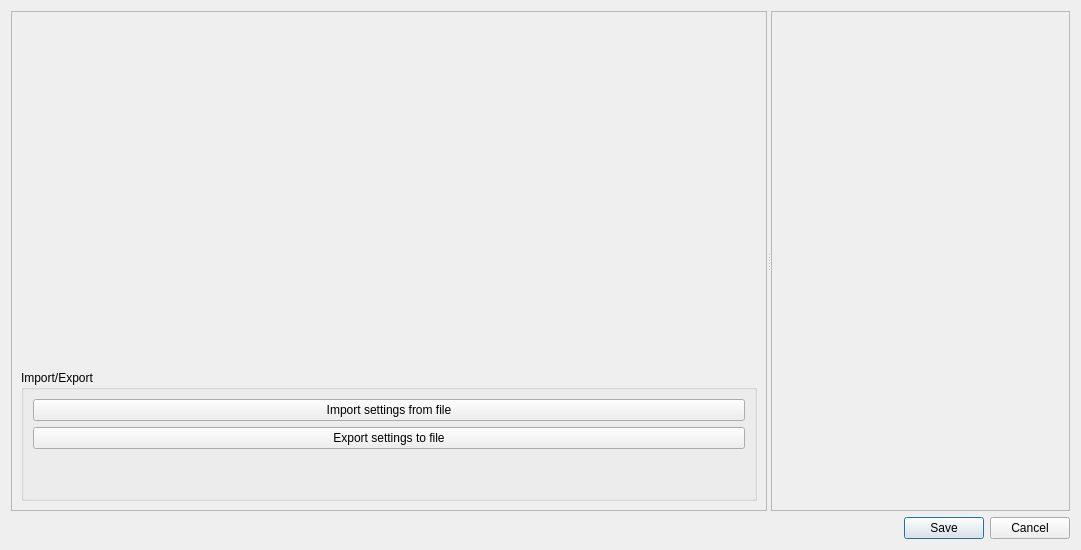
<?xml version="1.0" encoding="UTF-8"?>
<ui version="4.0">
 <class>ExportPreviewWidget</class>
 <widget class="QDialog" name="ExportPreviewWidget">
  <property name="geometry">
   <rect>
    <x>0</x>
    <y>0</y>
    <width>1081</width>
    <height>550</height>
   </rect>
  </property>
  <property name="windowTitle">
   <string>Dialog</string>
  </property>
  <layout class="QVBoxLayout" name="verticalLayout_2">
   <item>
    <widget class="QSplitter" name="splitter">
     <property name="orientation">
      <enum>Qt::Horizontal</enum>
     </property>
     <widget class="QScrollArea" name="scrollArea_2">
      <property name="sizePolicy">
       <sizepolicy hsizetype="Fixed" vsizetype="Expanding">
        <horstretch>0</horstretch>
        <verstretch>0</verstretch>
       </sizepolicy>
      </property>
      <property name="horizontalScrollBarPolicy">
       <enum>Qt::ScrollBarAlwaysOff</enum>
      </property>
      <property name="sizeAdjustPolicy">
       <enum>QAbstractScrollArea::AdjustToContentsOnFirstShow</enum>
      </property>
      <property name="widgetResizable">
       <bool>true</bool>
      </property>
      <widget class="QWidget" name="scrollAreaWidgetContents_2">
       <property name="geometry">
        <rect>
         <x>0</x>
         <y>0</y>
         <width>774</width>
         <height>499</height>
        </rect>
       </property>
       <property name="sizePolicy">
        <sizepolicy hsizetype="Minimum" vsizetype="Preferred">
         <horstretch>0</horstretch>
         <verstretch>0</verstretch>
        </sizepolicy>
       </property>
       <layout class="QVBoxLayout" name="verticalLayout">
        <item>
         <widget class="ViewPropertyEditor" name="propertyBrowser" native="true"/>
        </item>
        <item>
         <widget class="QGroupBox" name="groupBox_3">
          <property name="sizePolicy">
           <sizepolicy hsizetype="Preferred" vsizetype="Fixed">
            <horstretch>0</horstretch>
            <verstretch>0</verstretch>
           </sizepolicy>
          </property>
          <property name="title">
           <string>Import/Export</string>
          </property>
          <layout class="QVBoxLayout" name="verticalLayout_3">
           <item>
            <widget class="QPushButton" name="importSettings">
             <property name="text">
              <string>Import settings from file</string>
             </property>
            </widget>
           </item>
           <item>
            <widget class="QPushButton" name="exportSettings">
             <property name="text">
              <string>Export settings to file</string>
             </property>
            </widget>
           </item>
           <item>
            <spacer name="verticalSpacer">
             <property name="orientation">
              <enum>Qt::Vertical</enum>
             </property>
             <property name="sizeHint" stdset="0">
              <size>
               <width>20</width>
               <height>40</height>
              </size>
             </property>
            </spacer>
           </item>
          </layout>
         </widget>
        </item>
       </layout>
      </widget>
     </widget>
     <widget class="QScrollArea" name="scrollArea">
      <property name="widgetResizable">
       <bool>false</bool>
      </property>
      <widget class="QWidget" name="scrollAreaWidgetContents">
       <property name="geometry">
        <rect>
         <x>0</x>
         <y>0</y>
         <width>68</width>
         <height>426</height>
        </rect>
       </property>
      </widget>
     </widget>
    </widget>
   </item>
   <item>
    <widget class="QDialogButtonBox" name="buttonBox">
     <property name="orientation">
      <enum>Qt::Horizontal</enum>
     </property>
     <property name="standardButtons">
      <set>QDialogButtonBox::Cancel|QDialogButtonBox::Save</set>
     </property>
    </widget>
   </item>
  </layout>
 </widget>
 <customwidgets>
  <customwidget>
   <class>ViewPropertyEditor</class>
   <extends>QWidget</extends>
   <header>viewpropertyeditor.h</header>
   <container>1</container>
  </customwidget>
 </customwidgets>
 <resources/>
 <connections>
  <connection>
   <sender>buttonBox</sender>
   <signal>accepted()</signal>
   <receiver>ExportPreviewWidget</receiver>
   <slot>accept()</slot>
   <hints>
    <hint type="sourcelabel">
     <x>227</x>
     <y>457</y>
    </hint>
    <hint type="destinationlabel">
     <x>157</x>
     <y>274</y>
    </hint>
   </hints>
  </connection>
  <connection>
   <sender>buttonBox</sender>
   <signal>rejected()</signal>
   <receiver>ExportPreviewWidget</receiver>
   <slot>reject()</slot>
   <hints>
    <hint type="sourcelabel">
     <x>295</x>
     <y>463</y>
    </hint>
    <hint type="destinationlabel">
     <x>286</x>
     <y>274</y>
    </hint>
   </hints>
  </connection>
 </connections>
</ui>
